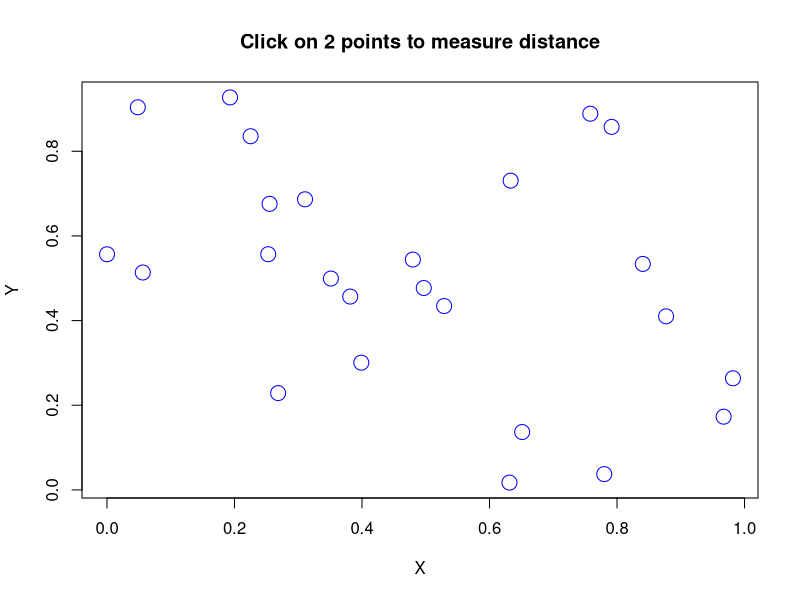

Here is the R script that generated this plot:
euclidean_distance <- function(p1, p2) {
  sqrt((p2[1] - p1[1])^2 + (p2[2] - p1[2])^2)
}


# Example
print(euclidean_distance(c(0, 0), c(3, 4)))



interactive_distance <- function() {
  # Generate a matrix with 25 rows and 2 columns
  data <- matrix(runif(50), nrow = 25, ncol = 2)
  
  # Create a plot
  plot(data, main = "Click on 2 points to measure distance", 
       xlab = "X", ylab = "Y", cex = 2, col = "blue")
  
  # Use locator to select 2 points
  cat("Click on 2 points on the plot\n")
  points_clicked <- locator(n = 2)
  
  # Extract coordinates
  p1 <- c(points_clicked$x[1], points_clicked$y[1])
  p2 <- c(points_clicked$x[2], points_clicked$y[2])
  
  # Mark clicked points on plot
  points(p1[1], p1[2], col = "red", pch = 16, cex = 3)
  points(p2[1], p2[2], col = "red", pch = 16, cex = 3)
  
  # Calculate Euclidean distance
  distance <- sqrt((p2[1] - p1[1])^2 + (p2[2] - p1[2])^2)
  
  # Print the result
  cat("Point 1:", p1, "\n")
  cat("Point 2:", p2, "\n")
  cat("Distance:", distance, "\n")
  
  return(distance)
}

# Run the function
result <- interactive_distance()